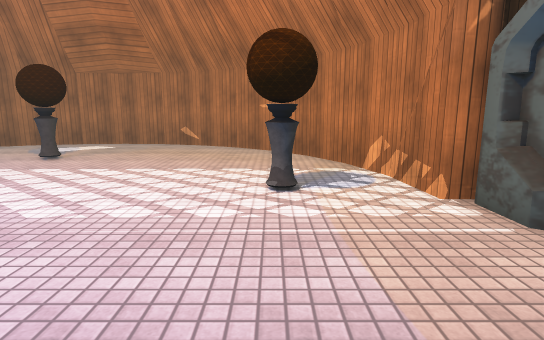
View 1 (above)

13 first-person views from a walk through a Unity game level. The camera is 1.4 m above the floor, tilts 10° down and sees 80° across. The floor is counted in squares, 1 m on a side. Each view is taken from the middle of a square. On the plan, view 1 faces up. The plan holds only what a view shows up to about 15 squares ahead; the rest is blank. The place goes on beyond the plan. The player character is not drawn. Some surface patterns are stand-ins.

View 2
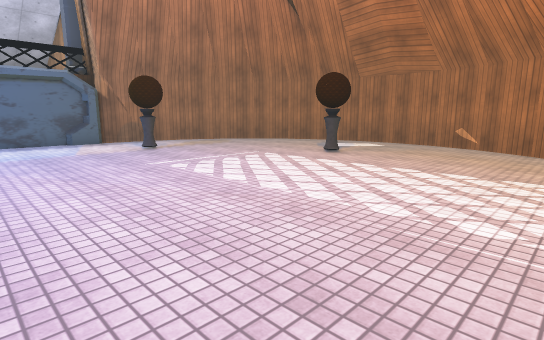

View 3
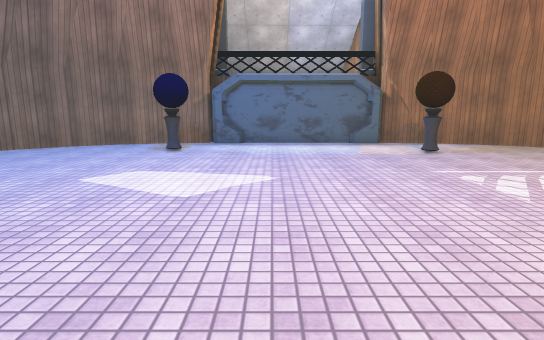

View 4
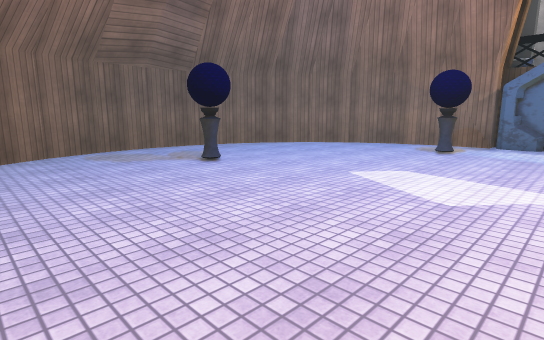

View 5
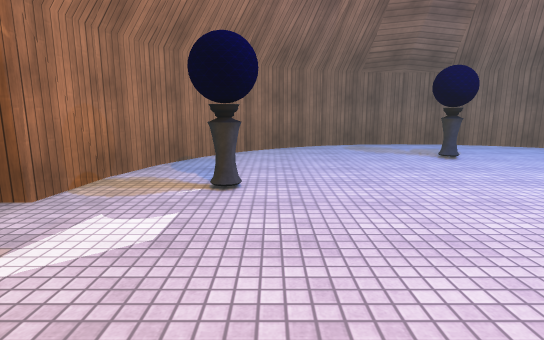

View 6
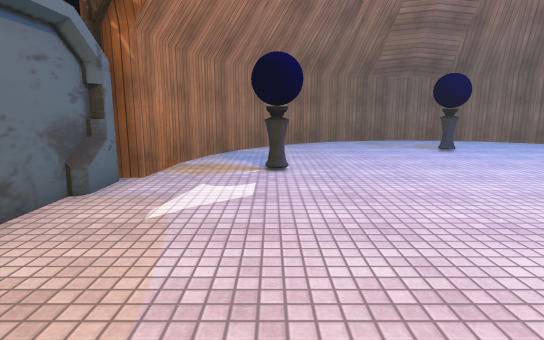

View 7
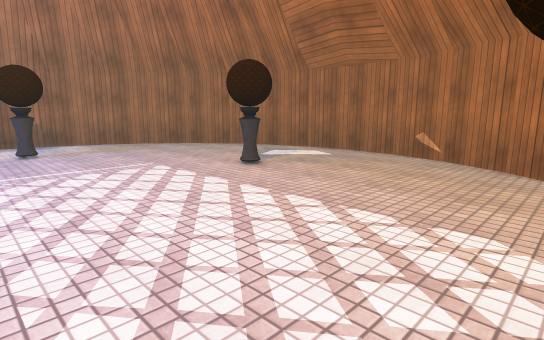

View 8
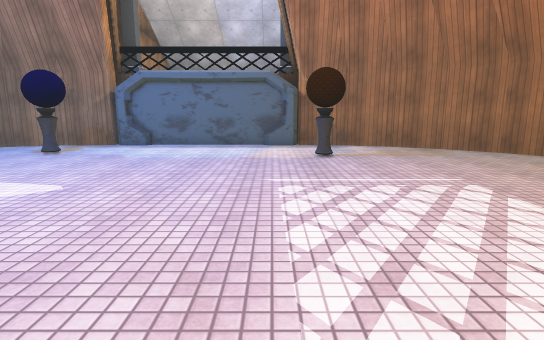

View 9
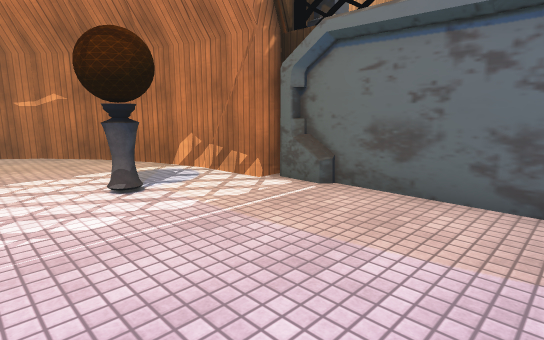

View 10
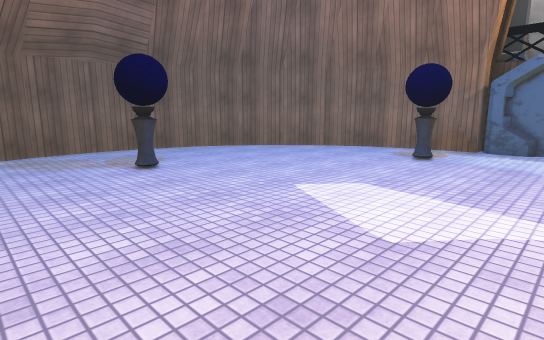

View 11
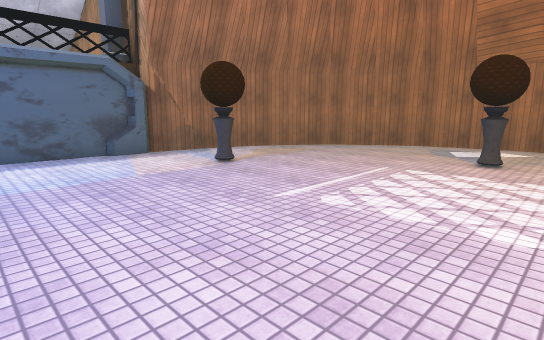

View 12
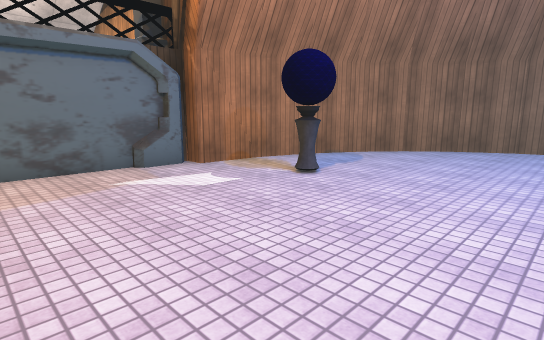

View 13
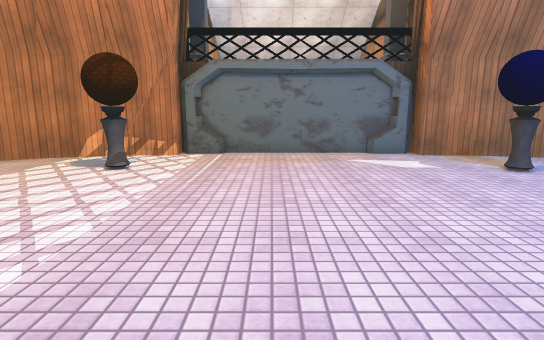

### Floor plan
Key: @ floor where view 1 was taken; # wall or solid block; . floor; O other object.
Columns run from 17 left of view 1 to 4 right of it. Each row starts with its distance up from view 1.
 15        ########
 14      ###......###
 13     ##..........##
 12    ##............##
 11   ##..............##
 10  ##.......O........#
  9  #.................#
  8  #.................##
  7  #..................#
  6 ##..O............O..#
  5 #O..................##
  4 #O..................OO
  3 #....................#
  2 #....................#
  1 #....................#
  0 #................@...#
 -1 #....................#
 -2 #O..................OO
 -3 ##..................##
 -4  #..O............O..#
 -5  #..................#
 -6  #.................##
 -7  ##................#
 -8   #.......O.......##
 -9   ##..............#
-10    ##............##
-11     ##.........###
-12      ####....###
-13         ######

Positions as (right, up) in squares from view 1, and headings:
1: (0, 0), facing up
2: (0, 0), facing up-left
3: (-1, 0), facing left
4: (-1, 0), facing down-left
5: (-1, 2), facing down
6: (0, 4), facing down
7: (0, 4), facing up-left
8: (-2, 4), facing left
9: (-2, 0), facing up-right
10: (-3, 0), facing down-left
11: (-5, 0), facing up-left
12: (-5, 2), facing down-right
13: (-8, 2), facing right
